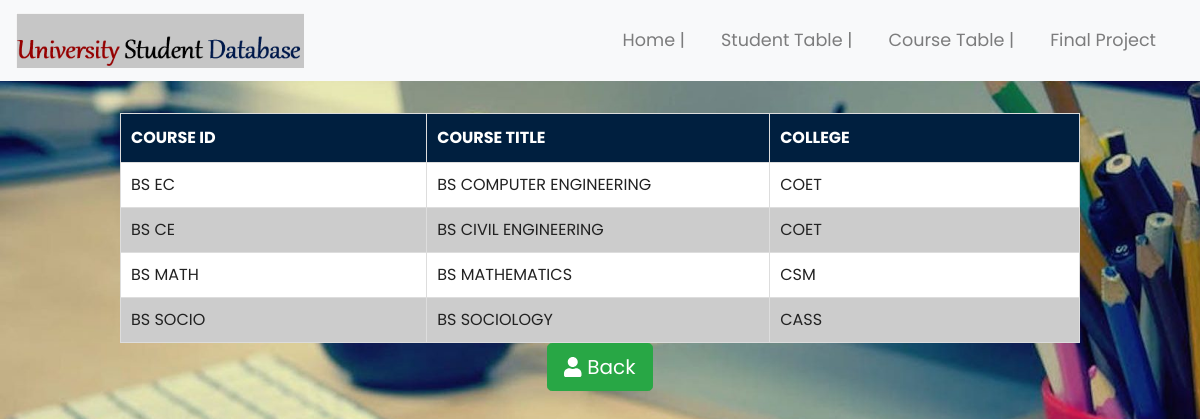
/view_course, run on the app's committed database.
### tables this page shows
CREATE TABLE courses(
    CourseID TEXT PRIMARY KEY  NOT NULL, 
    CourseTitle TEXT,
    College TEXT );

### main.py (the view)
@app.route("/view_course",methods = ['POST','GET'])
def view_course():
    conn = sql.connect("database.db")
    conn.row_factory = sql.Row
    cur = conn.cursor()
    cur.execute("SELECT * FROM courses")
    rows = cur.fetchall()
    return render_template("add_result-course.html", rows=rows)
    conn.close()

### templates/add_result-course.html (shortened to what this page needs)
<!DOCTYPE html>
<html lang="en">
<head>
  <link rel="stylesheet" href="https://maxcdn.bootstrapcdn.com/bootstrap/4.0.0/css/bootstrap.min.css">
  <link rel="stylesheet" type="text/css" href="{{ url_for('static', filename = 'style1.css')}}">
  <link rel="stylesheet" type="text/css" href="{{ url_for('static', filename = 'style.css')}}">
</head>
   <body class="bg" id="stud_table_main">
   <center>
<nav class="navbar navbar-expand-md navbar-light bg-light ">
<div class="container-fluid">
  <a class="navbar-brand" href="/"><img src="{{url_for('static', filename='logo.png')}}" ></a>
    <ul class="navbar-nav ml-auto">
      <li class="nav-item">
        <a class="nav-link" href="/">Home  | </a>
      </li>
      <li class="nav-item">
        <a class="nav-link" href="/view">Student Table  | </a>
      </li>
      <li class="nav-item">
        <a class="nav-link" href="/">Course Table  | </a>
      </li><li class="nav-item">
        <a class="nav-link" href="/">Final Project </a>
      </li>
    </ul>
</div>
</nav>
<div class="container-fluid main" >
  <br>
  <div>
    <table id="stud_table" style="width:80%">
      <tr>
        <th>COURSE ID</th>
        <th>COURSE TITLE</th>
        <th>COLLEGE</th>
      </tr>
    {% for row in rows %}
      <tr>
        <td>{{row["CourseID"]}}</td>
        <td>{{row["CourseTitle"]}}</td>
        <td>{{row["College"]}}</td>
      </tr>
    {% endfor %}
    </table>
    </div>
  <div class="stud_table_btn">
     <button class="btn btn-success btn-lg" id="search-cancel" onclick="window.location.href='/courses'"> <i class="fas fa-user"> </i> Back</button>
  </div>
</div>
    </center>
   </body>
</html>

### static/style1.css (style rules this page uses)
.navbar-brand img { height: 55px; }
.navbar-nav li { padding-right: 20px; }
.nav-link { font-size: 1.1em !important; }
.container-fluid { margin:0 ! important; padding:0 ! important; }
#stud_table td, #stud_table th { width: 1150px; border: 1px solid #ddd; padding: 10px; }
#stud_table tr:nth-child(even) { background-color: white; }
#stud_table tr:nth-child(odd) { background-color: #cccccc; }
#stud_table th { padding-top: 12px; padding-bottom: 12px; text-align: left; background-color: #001f3f; color: white; }
#stud_table_main { background-image: url("background1.jpeg"); height: 90%; background-repeat: no-repeat; background-size: cover; }

### static/style.css (style rules this page uses)
html, body { height: 100%; width: 100%; font-family: 'Poppins', sans-serif; color: #222; }
ul { margin:0; padding:0; }

### data on the page
courses: CourseID "BS EC", CourseTitle "BS COMPUTER ENGINEERING", College "COET"
courses: CourseID "BS CE", CourseTitle "BS CIVIL ENGINEERING", College "COET"
courses: CourseID "BS MATH", CourseTitle "BS MATHEMATICS", College "CSM"
courses: CourseID "BS SOCIO", CourseTitle "BS SOCIOLOGY", College "CASS"
